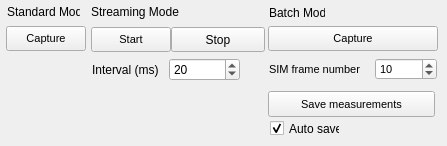
      <widget class="QWidget" name="Measure">
       <attribute name="title">
        <string>Measure</string>
       </attribute>
       <widget class="QPushButton" name="saveButton">
        <property name="geometry">
         <rect>
          <x>268</x>
          <y>91</y>
          <width>167</width>
          <height>26</height>
         </rect>
        </property>
        <property name="font">
         <font>
          <pointsize>8</pointsize>
         </font>
        </property>
        <property name="text">
         <string>Save measurements</string>
        </property>
       </widget>
       <widget class="QWidget" name="layoutWidget">
        <property name="geometry">
         <rect>
          <x>92</x>
          <y>58</y>
          <width>148</width>
          <height>23</height>
         </rect>
        </property>
        <layout class="QHBoxLayout" name="horizontalLayout_12">
         <item>
          <widget class="QLabel" name="label">
           <property name="text">
            <string>Interval (ms)</string>
           </property>
          </widget>
         </item>
         <item>
          <widget class="QSpinBox" name="intervalTime">
           <property name="minimumSize">
            <size>
             <width>70</width>
             <height>0</height>
            </size>
           </property>
           <property name="maximum">
            <number>2000</number>
           </property>
           <property name="value">
            <number>20</number>
           </property>
          </widget>
         </item>
        </layout>
       </widget>
       <widget class="QWidget" name="layoutWidget">
        <property name="geometry">
         <rect>
          <x>91</x>
          <y>3</y>
          <width>174</width>
          <height>49</height>
         </rect>
        </property>
        <layout class="QVBoxLayout" name="verticalLayout_2">
         <item>
          <widget class="QLabel" name="label_4">
           <property name="text">
            <string>Streaming Mode</string>
           </property>
          </widget>
         </item>
         <item>
          <layout class="QHBoxLayout" name="horizontalLayout_19">
           <property name="spacing">
            <number>0</number>
           </property>
           <item>
            <widget class="QPushButton" name="startStreamingButton">
             <property name="minimumSize">
              <size>
               <width>80</width>
               <height>25</height>
              </size>
             </property>
             <property name="maximumSize">
              <size>
               <width>80</width>
               <height>16777215</height>
              </size>
             </property>
             <property name="font">
              <font>
               <pointsize>8</pointsize>
              </font>
             </property>
             <property name="text">
              <string>Start</string>
             </property>
            </widget>
           </item>
           <item>
            <widget class="QPushButton" name="stopStreamingButton">
             <property name="minimumSize">
              <size>
               <width>80</width>
               <height>25</height>
              </size>
             </property>
             <property name="text">
              <string>Stop</string>
             </property>
            </widget>
           </item>
          </layout>
         </item>
        </layout>
       </widget>
       <widget class="QPushButton" name="captureBatchButton">
        <property name="geometry">
         <rect>
          <x>268</x>
          <y>26</y>
          <width>170</width>
          <height>25</height>
         </rect>
        </property>
        <property name="minimumSize">
         <size>
          <width>80</width>
          <height>25</height>
         </size>
        </property>
        <property name="font">
         <font>
          <pointsize>8</pointsize>
         </font>
        </property>
        <property name="text">
         <string>Capture</string>
        </property>
       </widget>
       <widget class="QLabel" name="label_5">
        <property name="enabled">
         <bool>true</bool>
        </property>
        <property name="geometry">
         <rect>
          <x>269</x>
          <y>5</y>
          <width>56</width>
          <height>16</height>
         </rect>
        </property>
        <property name="text">
         <string>Batch Mode</string>
        </property>
       </widget>
       <widget class="QPushButton" name="captureStandardButton">
        <property name="geometry">
         <rect>
          <x>6</x>
          <y>26</y>
          <width>80</width>
          <height>25</height>
         </rect>
        </property>
        <property name="minimumSize">
         <size>
          <width>80</width>
          <height>25</height>
         </size>
        </property>
        <property name="maximumSize">
         <size>
          <width>80</width>
          <height>16777215</height>
         </size>
        </property>
        <property name="font">
         <font>
          <pointsize>8</pointsize>
         </font>
        </property>
        <property name="text">
         <string>Capture</string>
        </property>
       </widget>
       <widget class="QLabel" name="label_3">
        <property name="geometry">
         <rect>
          <x>7</x>
          <y>4</y>
          <width>73</width>
          <height>16</height>
         </rect>
        </property>
        <property name="text">
         <string>Standard Mode</string>
        </property>
       </widget>
       <widget class="QWidget" name="layoutWidget">
        <property name="geometry">
         <rect>
          <x>269</x>
          <y>58</y>
          <width>168</width>
          <height>22</height>
         </rect>
        </property>
        <layout class="QHBoxLayout" name="horizontalLayout_2">
         <item>
          <widget class="QLabel" name="nStackLabel">
           <property name="minimumSize">
            <size>
             <width>100</width>
             <height>0</height>
            </size>
           </property>
           <property name="font">
            <font>
             <pointsize>8</pointsize>
            </font>
           </property>
           <property name="text">
            <string>SIM frame number</string>
           </property>
          </widget>
         </item>
         <item>
          <widget class="QSpinBox" name="nStack">
           <property name="minimumSize">
            <size>
             <width>60</width>
             <height>0</height>
            </size>
           </property>
           <property name="font">
            <font>
             <pointsize>8</pointsize>
            </font>
           </property>
           <property name="maximum">
            <number>560</number>
           </property>
           <property name="value">
            <number>10</number>
           </property>
          </widget>
         </item>
        </layout>
       </widget>
       <widget class="QCheckBox" name="autoSaveBatchCheck">
        <property name="geometry">
         <rect>
          <x>270</x>
          <y>120</y>
          <width>70</width>
          <height>17</height>
         </rect>
        </property>
        <property name="text">
         <string>Auto save</string>
        </property>
        <property name="checked">
         <bool>true</bool>
        </property>
       </widget>
      </widget>
